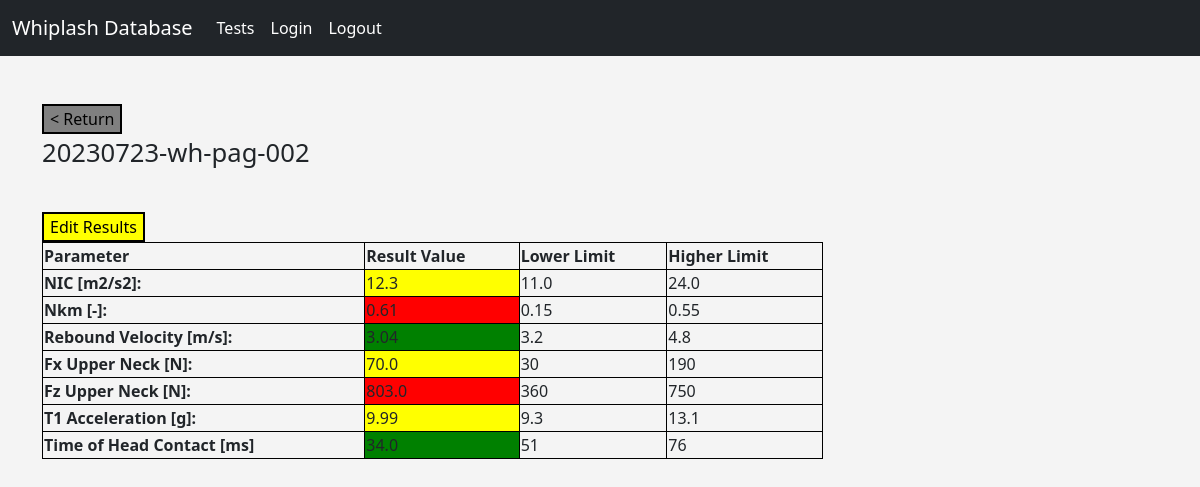
/test/2 (signed in), run on an earlier commit of the app's database.
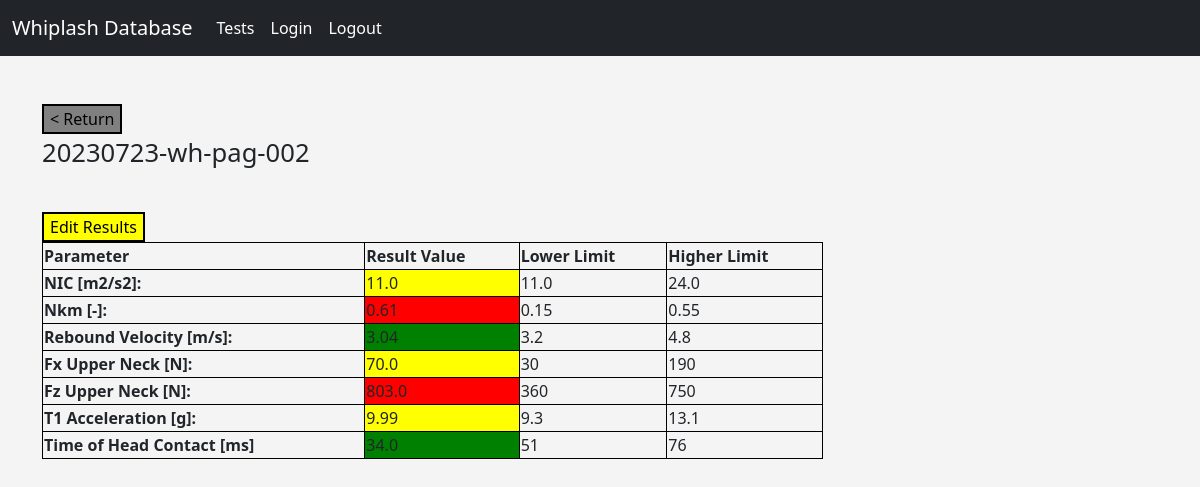
And on a later commit of the database.
### models.py (models this page shows, shortened)
class Test(db.Model):
    id = db.Column(db.Integer, primary_key=True)
    label = db.Column(db.String(128), index=True, unique=False)
    pulse_id = db.Column(db.Integer, db.ForeignKey('pulse.id'))
    sample_id = db.Column(db.Integer, db.ForeignKey('sample.id'))
    result_id = db.relationship('Result', backref='test', uselist=False, cascade='all, delete, delete-orphan')

class Result(db.Model):
    id = db.Column(db.Integer, primary_key=True)
    NIC = db.Column(db.Float, index=False, unique=False)
    Nkm = db.Column(db.Float, index=False, unique=False)
    rebound_velocity = db.Column(db.Float, index=False, unique=False)
    Fx_upper_neck = db.Column(db.Float, index=False, unique=False)
    Fz_upper_neck = db.Column(db.Float, index=False, unique=False)
    T1_acceleration = db.Column(db.Float, index=False, unique=False)
    time_head_contact = db.Column(db.Float, index=False, unique=False)
    test_id = db.Column(db.Integer, db.ForeignKey('test.id'))

### routes.py (the view)
@app.route('/test/<int:id>', methods=['GET', 'POST'])
@login_required
def test(id):
    test_data = Test.query.get(id)
    result_data = Result.query.get(id)
    pulse_data = Pulse.query.get(Test.query.get(id).pulse_id)
    return render_template('result.html', template_test=test_data, template_result=result_data,
                           template_pulse=pulse_data)

### routes.py (called while the page is built)
@login_manager.user_loader
def load_user(user_id):
    return User.query.get(int(user_id))

### templates/result.html (shortened to what this page needs)
{% extends "base.html"  %}
{%block content%}
    <br>
    <div>
        <a href="{{url_for('profile')}}"> <button class="button button1"> < Return </button> </a>
        <p style="font-size:160%;"> {{template_test.label}} </p>
    </div>
    <br>
    <div>
    <a href="{{url_for('update', id=template_result.id) }}"> <button class="button button2">Edit Results</button> </a>
    </div>
    {% if template_pulse.severity == 'Low' %}
        {% include 'result_template_low.html' %}
    {% elif template_pulse.severity == 'Medium' %}
        {% include 'result_template_medium.html' %}
    {% else %}
        {% include 'result_template_high.html' %}
    {% endif %}
{%endblock%}

### templates/base.html (shortened to what this page needs)
<!DOCTYPE html>
<!doctype html>
<html lang="en">
  <head>
    <link href="https://cdn.jsdelivr.net/npm/bootstrap@5.0.2/dist/css/bootstrap.min.css" rel="stylesheet">
    <link href="{{url_for('static', filename='css/style.css') }}" rel="stylesheet">
  </head>
  <body>
    {% include 'navbar.html' %}
    <div class="container">
      {% block content %}
      {% endblock %}
    </div>
  </body>
</html>

### templates/navbar.html (shortened to what this page needs)
<nav class="navbar navbar-expand-lg navbar-dark bg-dark">
  <div class="container-fluid">
    <a class="navbar-brand" href="/">Whiplash Database </a>
    <div class="collapse navbar-collapse" id="navbarSupportedContent">
      <ul class="navbar-nav me-auto mb-2 mb-lg-0">
        <li class="nav-item">
          <a class="nav-link active" aria-current="page" href="/profile"> Tests </a>
        </li>
        <li class="nav-item">
          <a class="nav-link active" aria-current="page" href="/login"> Login </a>
        </li>
        <li class="nav-item">
          <a class="nav-link active" aria-current="page" href="/logout"> Logout </a>
        </li>
      </ul>
    </div>
  </div>
</nav>

### templates/result_template_medium.html
{% set NIC_Bottom_Medium = 11.0 %}
{% set NIC_Top_Medium = 24.0 %}
{% set Nkm_Bottom_Medium = 0.15 %}
{% set Nkm_Top_Medium = 0.55 %}
{% set Rebound_Vel_Bottom_Medium = 3.2 %}
{% set Rebound_Vel_Top_Medium = 4.80 %}
{% set Fx_UN_Bottom_Medium = 30 %}
{% set Fx_UN_Top_Medium = 190 %}
{% set Fz_UN_Bottom_Medium = 360 %}
{% set Fz_UN_Top_Medium = 750 %}
{% set T1_acc_Bottom_Medium = 9.3 %}
{% set T1_acc_Top_Medium = 13.1 %}
{% set Time_Cont_Bottom_Medium = 51 %}
{% set Time_Cont_Top_Medium = 76 %}
<table style="width:70%">
            <tr>
                <th>Parameter</th>
                <th>Result Value</th>
                <th>Lower Limit</th>
                <th>Higher Limit</th>
            </tr>
            <tr>
                <th> NIC [m2/s2]: </th>
                {% if template_result.NIC < NIC_Bottom_Medium %}
                    <td bgcolor="green"> {{template_result.NIC}} </td>
                {%elif ((template_result.NIC >= NIC_Bottom_Medium) and (template_result.NIC < NIC_Top_Medium)) %}
                    <td bgcolor="yellow"> {{template_result.NIC}} </td>
                {% else %}
                    <td bgcolor="red"> {{template_result.NIC}} </td>
                {%endif%}
                <td> {{NIC_Bottom_Medium}} </td>
                <td> {{NIC_Top_Medium}} </td>
            </tr>
            <tr>
                <th> Nkm [-]: </th>
             {% if template_result.Nkm < Nkm_Bottom_Medium %}
                    <td bgcolor="green"> {{template_result.Nkm}} </td>
                {%elif ((template_result.Nkm >= Nkm_Bottom_Medium) and (template_result.Nkm < Nkm_Top_Medium)) %}
                    <td bgcolor="yellow"> {{template_result.Nkm}} </td>
                {% else %}
                    <td bgcolor="red"> {{template_result.Nkm}} </td>
                {%endif%}
                <td> {{Nkm_Bottom_Medium}} </td>
                <td> {{Nkm_Top_Medium}} </td>
            </tr>
            <tr>
                <th> Rebound Velocity [m/s]: </th>
                {% if template_result.rebound_velocity < Rebound_Vel_Bottom_Medium %}
                    <td bgcolor="green"> {{template_result.rebound_velocity}} </td>
                {%elif ((template_result.rebound_velocity >= Rebound_Vel_Bottom_Medium) and (template_result.rebound_velocity < Rebound_Vel_Top_Medium)) %}
                    <td bgcolor="yellow"> {{template_result.rebound_velocity}} </td>
                {% else %}
                    <td bgcolor="red"> {{template_result.rebound_velocity}} </td>
                {%endif%}
                <td> {{Rebound_Vel_Bottom_Medium}} </td>
                <td> {{Rebound_Vel_Top_Medium}} </td>
            </tr>
            <tr>
                <th> Fx Upper Neck [N]: </th>
                {% if template_result.Fx_upper_neck < Fx_UN_Bottom_Medium %}
                    <td bgcolor="green"> {{template_result.Fx_upper_neck}} </td>
                {%elif ((template_result.Fx_upper_neck >= Fx_UN_Bottom_Medium) and (template_result.Fx_upper_neck < Fx_UN_Top_Medium)) %}
                    <td bgcolor="yellow"> {{template_result.Fx_upper_neck}} </td>
                {% else %}
                    <td bgcolor="red"> {{template_result.Fx_upper_neck}} </td>
                {%endif%}
                <td> {{Fx_UN_Bottom_Medium}} </td>
                <td> {{Fx_UN_Top_Medium}} </td>
            </tr>
            <tr>
                <th> Fz Upper Neck [N]: </th>
                 {% if template_result.Fz_upper_neck < Fz_UN_Bottom_Medium %}
                    <td bgcolor="green"> {{template_result.Fz_upper_neck}} </td>
                {%elif ((template_result.Fz_upper_neck >= Fz_UN_Bottom_Medium) and (template_result.Fz_upper_neck < Fz_UN_Top_Medium)) %}
                    <td bgcolor="yellow"> {{template_result.Fz_upper_neck}} </td>
                {% else %}
                    <td bgcolor="red"> {{template_result.Fz_upper_neck}} </td>
                {%endif%}
                <td> {{Fz_UN_Bottom_Medium}} </td>
                <td> {{Fz_UN_Top_Medium}} </td>
            </tr>
            <tr>
                <th> T1 Acceleration [g]: </th>
                {% if template_result.T1_acceleration < T1_acc_Bottom_Medium %}
                    <td bgcolor="green"> {{template_result.T1_acceleration}} </td>
                {%elif ((template_result.T1_acceleration >= T1_acc_Bottom_Medium) and (template_result.T1_acceleration < T1_acc_Top_Medium)) %}
                    <td bgcolor="yellow"> {{template_result.T1_acceleration}} </td>
                {% else %}
                    <td bgcolor="red"> {{template_result.T1_acceleration}} </td>
                {%endif%}
                <td> {{T1_acc_Bottom_Medium}} </td>
                <td> {{T1_acc_Top_Medium}} </td>
            </tr>
            <tr>
                <th> Time of Head Contact [ms] </th>
                {% if template_result.time_head_contact < Time_Cont_Bottom_Medium %}
                    <td bgcolor="green"> {{template_result.time_head_contact}} </td>
                {%elif ((template_result.time_head_contact >= Time_Cont_Bottom_Medium) and (template_result.time_head_contact < Time_Cont_Top_Medium)) %}
                    <td bgcolor="yellow"> {{template_result.time_head_contact}} </td>
                {% else %}
                    <td bgcolor="red"> {{template_result.time_head_contact}} </td>
                {%endif%}
                <td> {{Time_Cont_Bottom_Medium}} </td>
                <td> {{Time_Cont_Top_Medium}} </td>
            </tr>
</table>

### static/css/style.css (style rules this page uses)
body { background: #f4f4f4; }

### templates/result.html (style rules this page uses)
table, th, td { border:1px solid black; }
.button1 { background-color: grey; color: black; border: 2px solid black; }
.button2 { background-color: yellow; color: black; border: 2px solid black; }

What changed in the data, as far as the page shows it:
changed Result: NIC "12.3" → "11.0"
